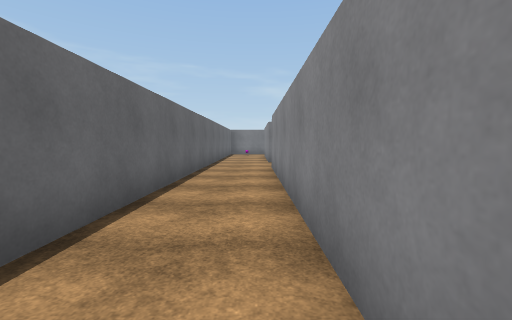
view 1 (above)

17 first-person views from a walk through a scene from a Unity 3-D project. The camera is 1.5 m above the floor, tilts 4° down and sees 90° across. The floor is counted in squares, 2 m on a side. Each view is taken from the middle of a square. On the plan, view 1 faces up. The plan holds only what a view shows up to about 9 squares ahead; the rest is blank. The player is left out. Surface patterns are stand-ins for the level's own textures.

view 2
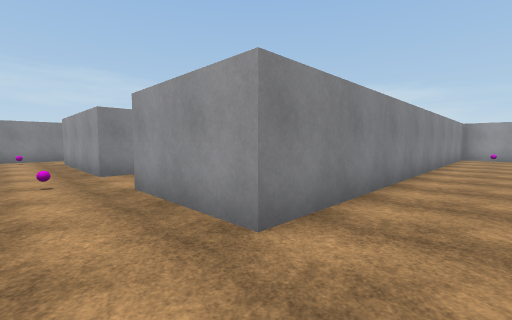

view 3
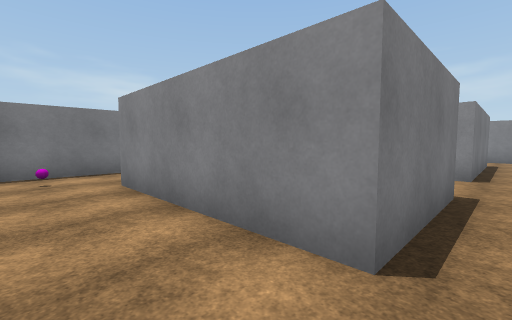

view 4
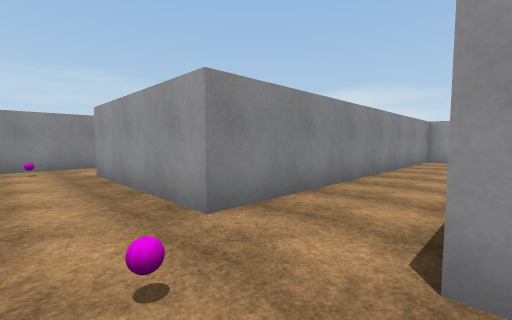

view 5
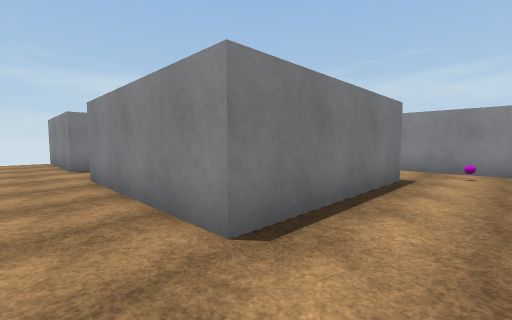

view 6
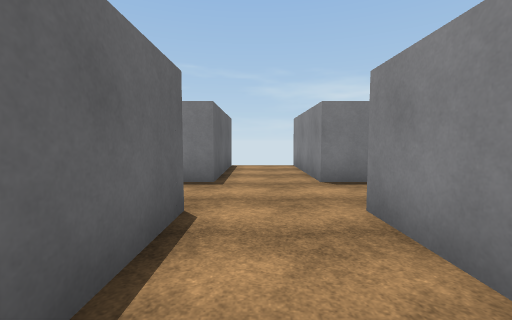

view 7
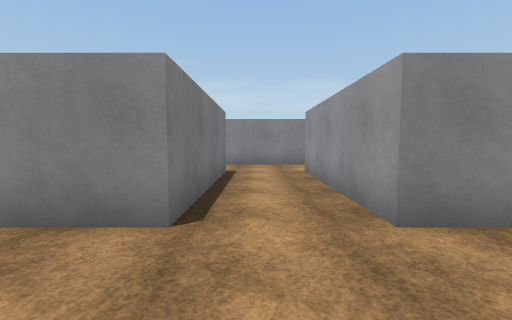

view 8
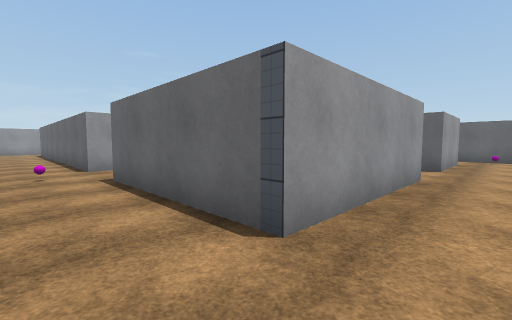

view 9
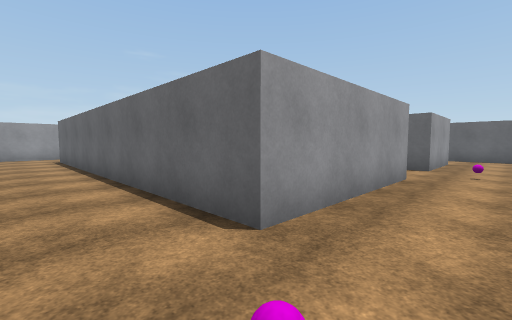

view 10
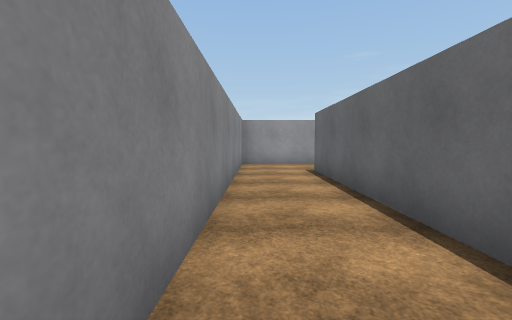

view 11
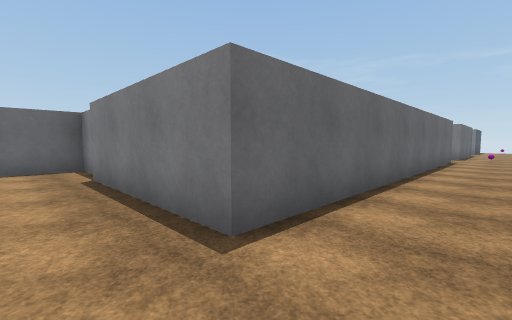

view 12
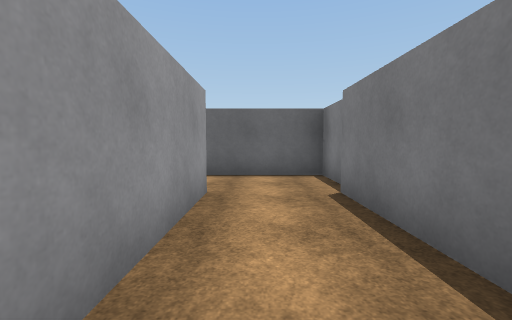

view 13
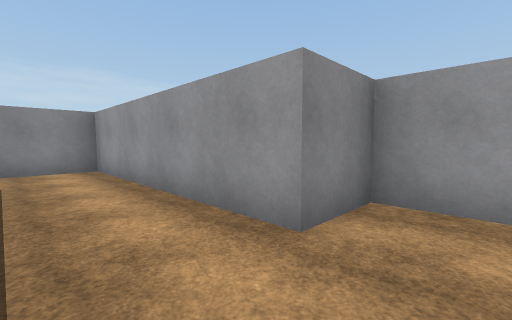

view 14
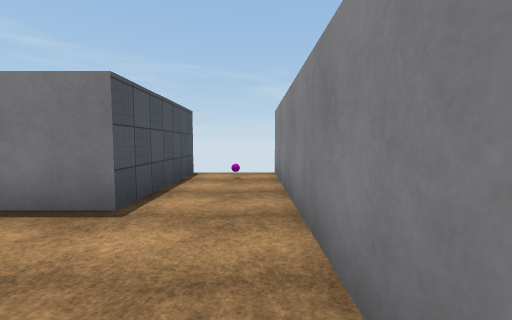

view 15
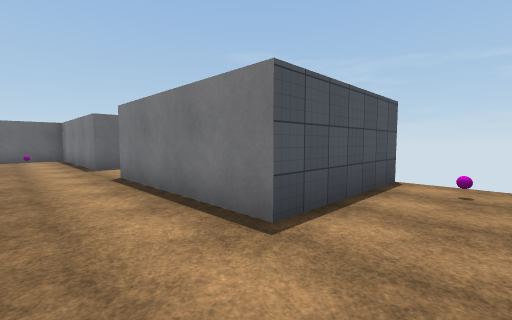

view 16
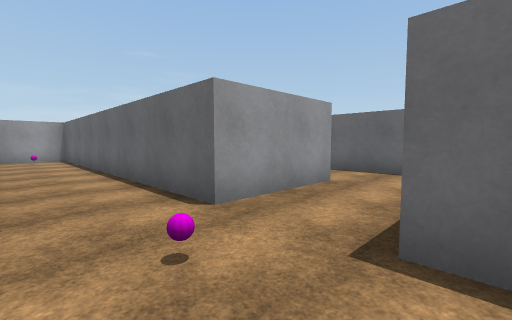

view 17
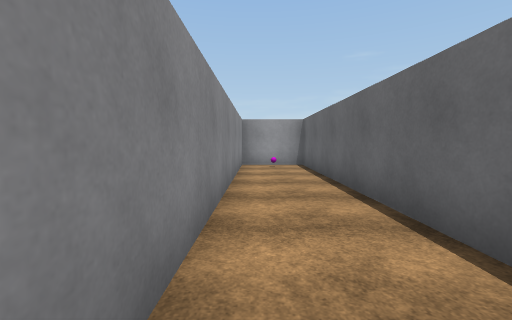

### Floor plan
Points are (right, up) in squares from view 1. A wall is a line through its corners. A room is listed if a view was taken in it or the views show most of it. See-through windows are left out.
Room 1 (views 1, 2, 3, 4, 5, 6, 7, 8, 9, 10, 11, 12, 13, 14, 15, 16, 17)
walls: (5.2, 9.5) (5.2, 13.8) (9.5, 13.8) (9.5, 9.5) (5.2, 9.5); (3.2, 10.1) (3.2, 9.5) (0.5, 9.5) (0.5, 13.8) (3.2, 13.8) (3.2, 11.8); (11.5, 7) (11.5, 10.1); (-1.5, 9.1) (-1.5, -4.5) (0.5, -4.5); (5.2, -1.6) (5.2, 7.5) (9.5, 7.5) (9.5, -2.7) (5.1, -2.7); (11.5, 13.4) (11.5, 19.2); (4.4, -2.2) (5.1, -2.2); (4.5, -2.5) (3.2, -2.5) (3.2, -5.1); (-1.5, 15.1) (-1.5, 13.9); (0.5, -4) (0.5, 7.5) (3.2, 7.5) (3.2, -1); (3.2, 19.2) (3.2, 15.8) (-1.1, 15.8); (9.5, 19.4) (9.5, 15.8) (5.2, 15.8) (5.2, 19.2); (3.9, -6.2) (5.2, -6.2) (5.2, -4.7) (11.5, -4.7) (11.5, 3.6)
ways out: gap at (3, 19); gap at (9, 19); gap at (12, 19)
objects: other object (-1, -4); other object (-1, 15); ball (4, 9); ball (10, 9); ball (11, 18)

Positions as (right, up) in squares from view 1, and headings:
1: (0, 0), facing up
2: (-1, 9), facing down-right
3: (-1, 9), facing up-right
4: (3, 9), facing down-right
5: (4, 8), facing up-right
6: (4, 11), facing up
7: (3, 15), facing right
8: (11, 15), facing down-left
9: (11, 9), facing down-left
10: (11, 4), facing down
11: (11, -4), facing up-left
12: (9, -4), facing left
13: (4, -3), facing down-right
14: (11, 13), facing up
15: (11, 14), facing up-left
16: (5, 10), facing down-left
17: (0, 4), facing down
